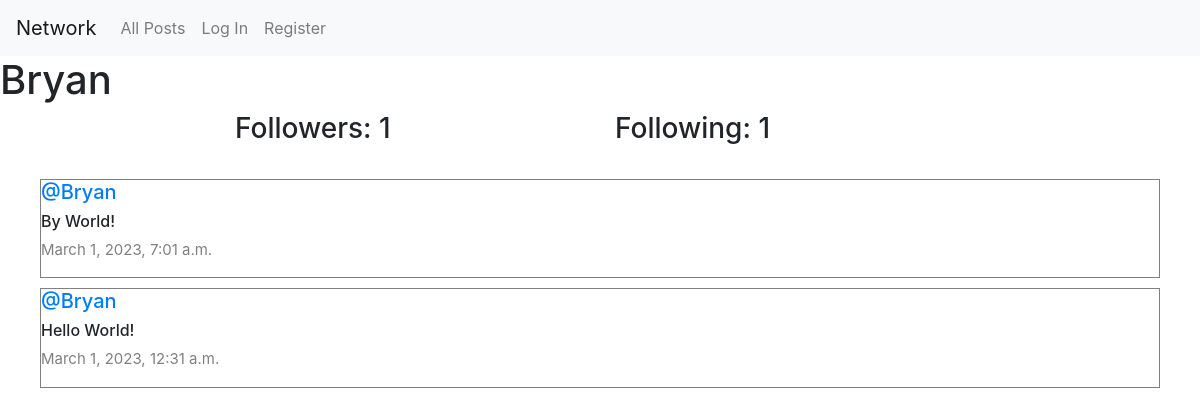
The app's page /profile/1 with its own data.
### network/models.py (models this page shows, shortened)
class User(AbstractUser):
    pass

class Post(models.Model):
    content = models.CharField(max_length=140)
    user = models.ForeignKey(User, on_delete=models.CASCADE, related_name="author")
    date = models.DateTimeField(auto_now_add=True)

### network/views.py (the view)
# urls.py: path("profile/<int:user_id>", views.profile, name="profile"),
def profile(request, user_id):
    user = User.objects.get(pk=user_id)
    allPosts = Post.objects.filter(user=user).order_by("id").reverse()
    following = Follow.objects.filter(user=user)
    followers = Follow.objects.filter(user_follower=user)
    try:
        checkFollow = followers.filter(user=User.objects.get(pk=request.user.id))
        if len(checkFollow) != 0:
            isFollowing = True
        else:
            isFollowing = False
    except:
        isFollowing = False
    paginator = Paginator(allPosts, 10)
    page_number = request.GET.get('page')
    posts_of_the_page = paginator.get_page(page_number)
    return render(request, "network/profile.html", {
        "allPosts": allPosts,
        "posts_of_the_page": posts_of_the_page,
        "username": user.username,
        "following": following,
        "followers": followers,
        "isFollowing":isFollowing,
        "user_profile": user
    })

### network/templates/network/profile.html (shortened to what this page needs)
{% extends "network/layout.html" %}
{% block body %}
    <h1>{{ username }}</h1>
    <div class="container">
        <div class="row d-flex justify-content-center">
            <h3 class="col-4">Followers: {{ followers.count }}</h3>
            <h3 class="col-4">Following: {{ following.count }}</h3>
        </div>
    </div>
    <div class="all-posts">
        {% for post in posts_of_the_page %}
            <div class="row post" >
                <h5 class="username"><a href="{% url 'profile' user_id=post.user.id %}">@{{ post.user }}</a></h5>
                <h6>{{ post.content }}</h6>
                <p class="date">{{ post.date }}</p>
            </div>
            {% endfor %}
    </div>
{% endblock %}

### network/static/network/styles.css (style rules this page uses)
.all-posts { display: flex; justify-content: flex-start; flex-direction: column; margin: 20px; }
.post { border: 0.1px solid gray; display: flex; justify-content: center; flex-direction: column; box-sizing: border-box; margin: 5px 20px; }
.username { font-size: 20px; }
.date { color: gray; font-size: 15px; }

### records on screen
User: username "Bryan"
Post: user "Bryan", content "By World!", date "March 1, 2023, 7:01 a.m."
Post: user "Bryan", content "Hello World!", date "March 1, 2023, 12:31 a.m."

### other values on screen
{{ followers.count }} "1"
{{ following.count }} "1"
